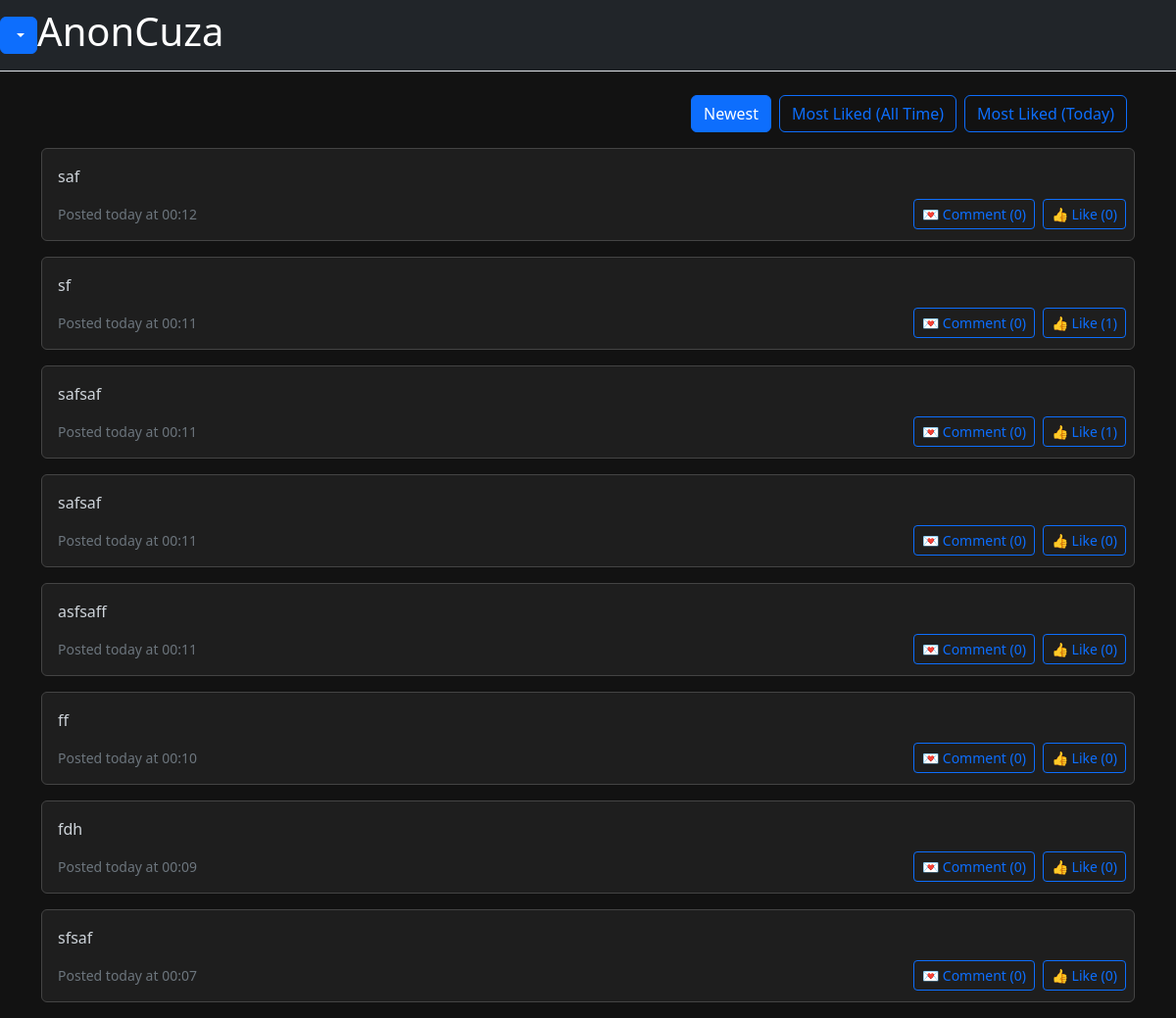
Screenshot of / (signed in) with the database file from the repository.
### app.py (models this page shows, shortened)
class Post(db.Model):
    id = db.Column(db.Integer, primary_key=True)
    content = db.Column(db.String(), nullable=False)
    date_created = db.Column(db.DateTime, default=lambda: datetime.now(EET))  # Set timezone to EET (UTC+2)
    likes = db.Column(db.Integer, default=0)  # Number of likes
    user_id = db.Column(db.Integer, db.ForeignKey('user.id'), nullable=False)  # Add this line
    user = db.relationship('User', backref=db.backref('posts', lazy=True))     # Add this line
    comments = db.relationship('Comment', primaryjoin="and_(Comment.post_id==Post.id, Comment.parent_id==None)", backref='post', lazy=True)
    def get_comment_count(self):
        top_level_count = len(self.comments)
        replies_count = sum(len(comment.replies) for comment in self.comments)
        return top_level_count + replies_count

### app.py (the view)
@app.route('/')
@login_required
def index():
    sort_by = request.args.get('sort_by', 'newest')
    today_start = datetime.now(EET).replace(hour=0, minute=0, second=0, microsecond=0)
    today_end = datetime.now(EET).replace(hour=23, minute=59, second=59, microsecond=999999)
    if sort_by == 'likes':
        posts = Post.query.order_by(Post.likes.desc()).all()
    elif sort_by == 'most_liked_today':
        posts = Post.query.filter(Post.date_created.between(today_start, today_end)).order_by(Post.likes.desc()).all()
    elif sort_by == 'most_liked_all_time':
        posts = Post.query.order_by(Post.likes.desc()).all()
    else:  # Default to sorting by newest
        posts = Post.query.order_by(Post.date_created.desc()).all()
    return render_template('index.html', posts=posts, sort_by=sort_by, current_time=datetime.now(EET))

### app.py (called while the page is built)
@login_manager.user_loader
def load_user(user_id):
    return User.query.get(int(user_id))

@app.context_processor
def inject_current_path():
    return {
        'current_path': request.path,
        'current_endpoint': request.endpoint
    }

### templates/index.html (shortened to what this page needs)
{% extends 'base.html' %}
{%block body %}
<div class="container mt-5">
    <div class="d-flex justify-content-end mb-3">
        <a href="{{ url_for('index', sort_by='newest') }}"
           class="btn btn-outline-primary me-2 {{ 'active' if sort_by == 'newest' else '' }}">
           Newest
        </a>
        <a href="{{ url_for('index', sort_by='likes') }}"
           class="btn btn-outline-primary me-2 {{ 'active' if sort_by == 'likes' else '' }}">
           Most Liked (All Time)
        </a>
        <a href="{{ url_for('index', sort_by='most_liked_today') }}"
           class="btn btn-outline-primary me-2 {{ 'active' if sort_by == 'most_liked_today' else '' }}">
           Most Liked (Today)
        </a>
    </div>
    {% for post in posts %}
    <div class="card mb-3">
        <div class="card-body">
            <p class="card-text">
                <a href="/post/{{ post.id }}"> {{ post.content | truncate(350, True) }}</a>
            </p>
            <div class="d-flex align-items-center gap-2">
                <small class="text-muted">
                    {% if post.date_created.date() == current_time.date() %}
                        Posted today at {{ post.date_created.strftime('%H:%M') }}
                    {% elif post.date_created.date() == (current_time - timedelta(days=1)).date() %}
                        Posted yesterday at {{ post.date_created.strftime('%H:%M') }}
                    {% else %}
                        Posted on {{ post.date_created.strftime('%d %b %Y at %H:%M') }}
                {% endif %}
                </small>
                <div class="d-flex gap-2 position-absolute end-0 px-2">
                    <a href="{{ url_for('view_post', id=post.id) }}" class="btn btn-outline-primary btn-sm">
                        💌 Comment ({{ post.get_comment_count() }})
                    </a>
                    <form action="{{ url_for('like_post', post_id=post.id) }}" method="post" class="m-0">
                        <button type="submit" class="btn btn-outline-primary btn-sm">👍 Like ({{ post.likes }})</button>
                    </form>
                </div>
            </div>
        </div>
    </div>
    {% else %}
    <p>No posts yet! Click "Create New Post" to add one.</p>
    {% endfor %}
</div>
{% endblock %}

### rows the page displays
Post: content "saf", date_created "00:12", get_comment_count "0", likes "0"
Post: content "sf", date_created "00:11", get_comment_count "0", likes "1"
Post: content "safsaf", date_created "00:11", get_comment_count "0", likes "1"
Post: content "safsaf", date_created "00:11", get_comment_count "0", likes "0"
Post: content "asfsaff", date_created "00:11", get_comment_count "0", likes "0"
Post: content "ff", date_created "00:10", get_comment_count "0", likes "0"
Post: content "fdh", date_created "00:09", get_comment_count "0", likes "0"
Post: content "sfsaf", date_created "00:07", get_comment_count "0", likes "0"
